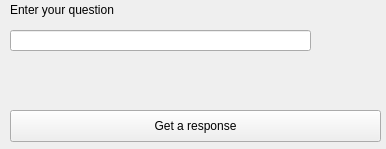
<?xml version="1.0" encoding="UTF-8"?>
<ui version="4.0">
 <class>Form</class>
 <widget class="QWidget" name="Form">
  <property name="geometry">
   <rect>
    <x>0</x>
    <y>0</y>
    <width>386</width>
    <height>149</height>
   </rect>
  </property>
  <property name="windowTitle">
   <string>Form</string>
  </property>
  <widget class="QPushButton" name="applyButton">
   <property name="geometry">
    <rect>
     <x>10</x>
     <y>110</y>
     <width>371</width>
     <height>32</height>
    </rect>
   </property>
   <property name="text">
    <string>Get a response</string>
   </property>
  </widget>
  <widget class="QLabel" name="label_4">
   <property name="geometry">
    <rect>
     <x>10</x>
     <y>0</y>
     <width>311</width>
     <height>20</height>
    </rect>
   </property>
   <property name="text">
    <string>Enter your question</string>
   </property>
  </widget>
  <widget class="QLineEdit" name="message">
   <property name="geometry">
    <rect>
     <x>10</x>
     <y>30</y>
     <width>301</width>
     <height>21</height>
    </rect>
   </property>
  </widget>
 </widget>
 <resources/>
 <connections/>
</ui>
